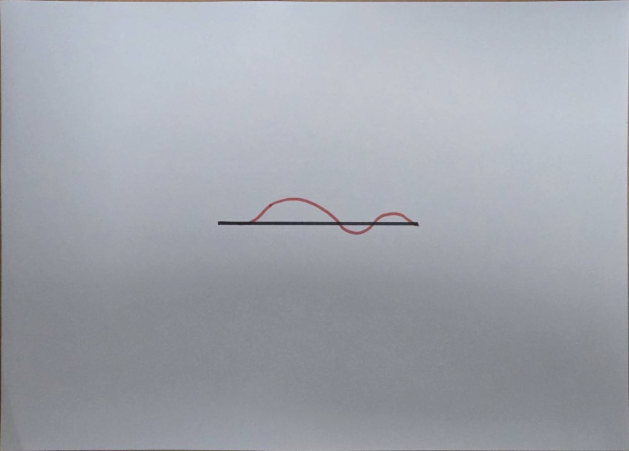
#> input picture One_parallel/new/new3.jpg, 1258 x 902 px (shown at 1/2 size)
$ python -i final.py   (imports and definitions only)
#> lines starting #> are read from the running program, lines starting #| are printed output that depends on the picture; after the words box and inside, x2 and y2 are one past the last pixel; in counts of white or black regions, pixels touching at a corner belong together
#> further down, picture is the input picture: shape (902, 1258, 3); mean B, G, R 172.6, 164.6, 160.8
# analyze_main.py
import cv2
import numpy as np
import json
import glob
import os

CROP_FOLDER = "new"
PXCM_JSON   = "px_cm.json"   # 單一比例檔，內容：{"pixel_per_cm": 40.47...}
SHOW_SCALE = 0.7
MARGIN = 40

def show(title, img, scale=SHOW_SCALE):
    h, w = img.shape[:2]
    cv2.imshow(title, cv2.resize(img, (int(w*scale), int(h*scale))))

# [19 lines left out: function preprocess_blackhat, not called in this run]

def extract_trace_mask(img_bgr):
    hsv = cv2.cvtColor(img_bgr, cv2.COLOR_BGR2HSV)
#> hsv: shape (902, 1258, 3); mean H, S, V 109.9, 18.2, 172.9
    lower1 = np.array([0, 25, 20]);   upper1 = np.array([15, 255, 255])
    lower2 = np.array([165, 25, 20]); upper2 = np.array([180, 255, 255])
    mask_hsv = cv2.bitwise_or(cv2.inRange(hsv, lower1, upper1),
                              cv2.inRange(hsv, lower2, upper2))
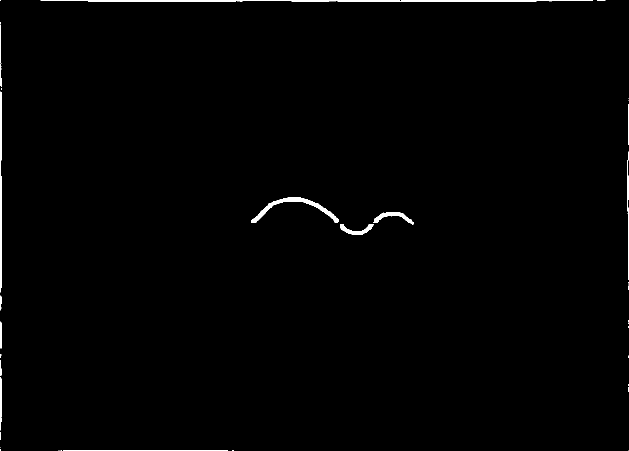
#> mask_hsv: shape (902, 1258) (shown at 1/2 size); 0.81% white; 40 white regions (27 under 20 px), largest, box (x1, y1, x2, y2) and area: (81, 0, 1186, 4) 3058, (502, 394, 678, 446) 1576, (0, 183, 4, 585) 1171

    b, g, r = cv2.split(img_bgr)
    r16, g16, b16 = r.astype(np.int16), g.astype(np.int16), b.astype(np.int16)
    dom = (r16 - g16 > 18) & (r16 - b16 > 18) & (r > 45)
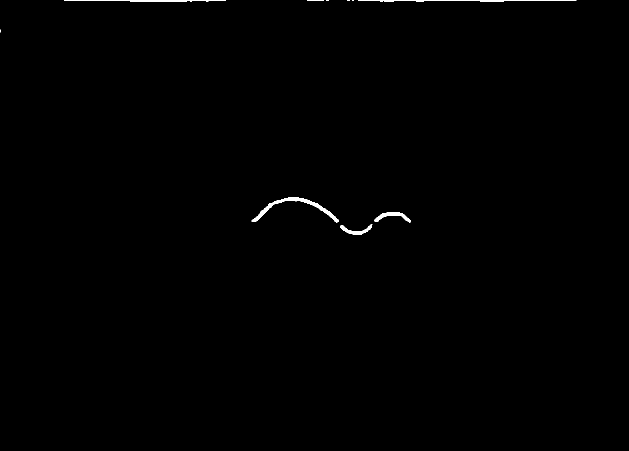
#> dom: shape (902, 1258) bool (shown at 1/2 size); 0.35% white; 10 white regions (4 under 20 px), largest, box (x1, y1, x2, y2) and area: (503, 395, 677, 445) 1337, (716, 0, 1153, 3) 864, (128, 0, 452, 3) 752, (749, 424, 822, 445) 543, (681, 449, 745, 469) 436, (614, 0, 648, 2) 45
    mask_dom = (dom.astype(np.uint8) * 255)

    ycrcb = cv2.cvtColor(img_bgr, cv2.COLOR_BGR2YCrCb)
#> ycrcb: shape (902, 1258, 3); mean of channels 0, 1, 2 164.4, 125.5, 132.6
    Cr = ycrcb[:, :, 1]
    mask_cr = (Cr > 135).astype(np.uint8) * 255
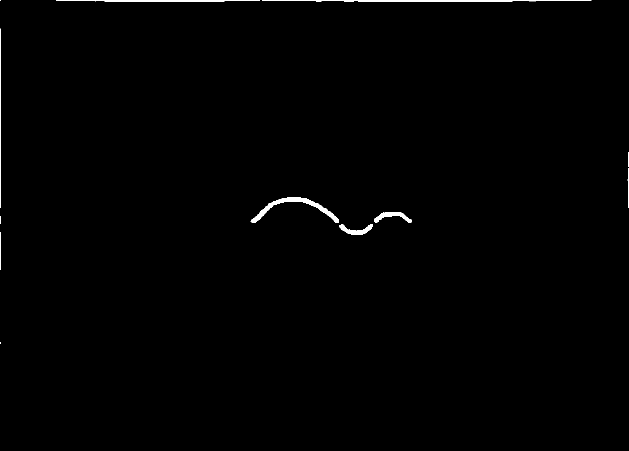
#> mask_cr: shape (902, 1258) (shown at 1/2 size); 0.58% white; 12 white regions (3 under 20 px), largest, box (x1, y1, x2, y2) and area: (501, 394, 678, 446) 1692, (524, 0, 1183, 4) 1677, (112, 0, 520, 4) 1071

    trace = cv2.bitwise_or(mask_hsv, mask_dom)
#> trace: shape (902, 1258); 0.81% white; 40 white regions (27 under 20 px), largest, box (x1, y1, x2, y2) and area: (81, 0, 1186, 4) 3086, (502, 394, 678, 446) 1576, (0, 183, 4, 585) 1171
    trace = cv2.bitwise_or(trace, mask_cr)
#> trace: shape (902, 1258); 0.84% white; 39 white regions (27 under 20 px), largest, box (x1, y1, x2, y2) and area: (81, 0, 1186, 4) 3128, (501, 394, 678, 446) 1698, (0, 49, 4, 585) 1442
    trace = cv2.morphologyEx(trace, cv2.MORPH_CLOSE, np.ones((9,3), np.uint8), 1)
#> trace: shape (902, 1258); 0.86% white; 18 white regions (8 under 20 px), largest, box (x1, y1, x2, y2) and area: (81, 0, 1186, 4) 3169, (501, 394, 678, 446) 1700, (0, 44, 4, 621) 1575
    trace = cv2.morphologyEx(trace, cv2.MORPH_OPEN,  np.ones((3,3), np.uint8), 1)
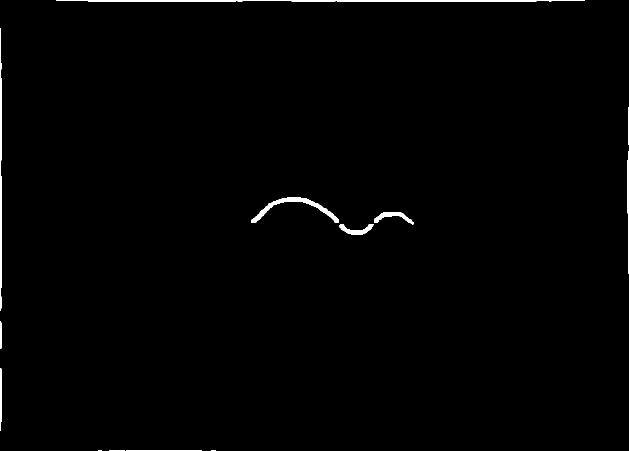
#> trace: shape (902, 1258) (shown at 1/2 size); 0.82% white; 13 white regions (1 under 20 px), largest, box (x1, y1, x2, y2) and area: (112, 0, 1170, 4) 3118, (502, 394, 678, 446) 1699, (0, 57, 4, 621) 1562
    trace = cv2.dilate(trace, np.ones((3,3), np.uint8), 1)
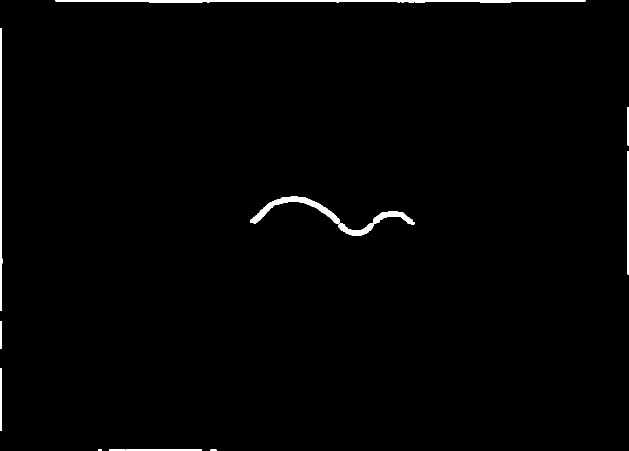
#> trace: shape (902, 1258) (shown at 1/2 size); 1.1% white; 12 white regions, largest, box (x1, y1, x2, y2) and area: (111, 0, 1171, 5) 4208, (501, 393, 679, 447) 2245, (0, 56, 5, 622) 2142
    return trace

# [308 lines left out: functions fallback_baseline_from_projection, find_baseline_and_show_all, main, not called in this run]


# [2 lines not run here, left out]

>>> import cv2
>>> picture = cv2.imread('new/new3.jpg')
>>> result = extract_trace_mask(picture)

$ run again, on One_parallel/images/3.jpg
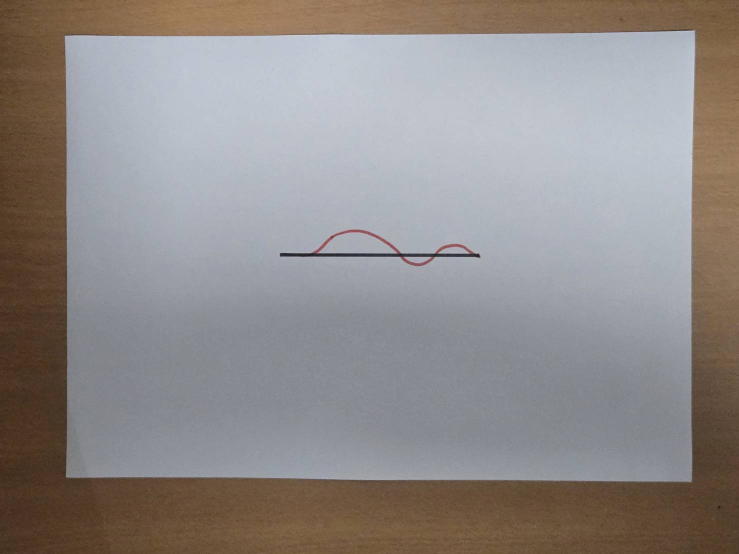
#> input picture One_parallel/images/3.jpg, 1477 x 1108 px (shown at 1/2 size)
#> picture is the input picture: shape (1108, 1477, 3); mean B, G, R 137.5, 139.2, 144.4
#> hsv: shape (1108, 1477, 3); mean H, S, V 79.8, 48.6, 152.7
#> in extract_trace_mask, `mask_hsv = cv2.bitwise_or(cv2.inRange(hsv, lower1, upper1), cv2.inRang..`:
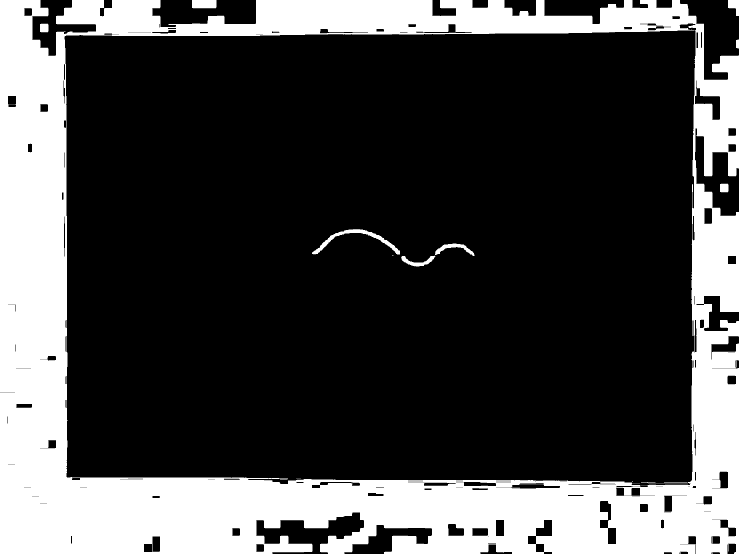
#> mask_hsv: shape (1108, 1477) (shown at 1/2 size); 27.3% white; 93 white regions (83 under 20 px), largest, box (x1, y1, x2, y2) and area: (0, 0, 1477, 1108) 442635, (624, 458, 800, 509) 1489, (384, 0, 433, 17) 806
#> dom: shape (1108, 1477) bool; 30.5% white; 47 white regions (43 under 20 px), largest, box (x1, y1, x2, y2) and area: (0, 0, 1477, 1108) 497367, (626, 459, 800, 508) 1283, (872, 488, 945, 508) 525, (803, 512, 868, 532) 435
#> ycrcb: shape (1108, 1477, 3); mean of channels 0, 1, 2 140.6, 130.8, 126.2
#> mask_cr: shape (1108, 1477); 31.7% white; 4 white regions, box (x1, y1, x2, y2) and area: (0, 0, 1477, 1108) 516371, (624, 458, 801, 509) 1612, (871, 487, 946, 509) 634, (801, 512, 869, 533) 585
#> in extract_trace_mask, `trace = cv2.dilate(trace, np.ones((3,3), np.uint8), 1)`:
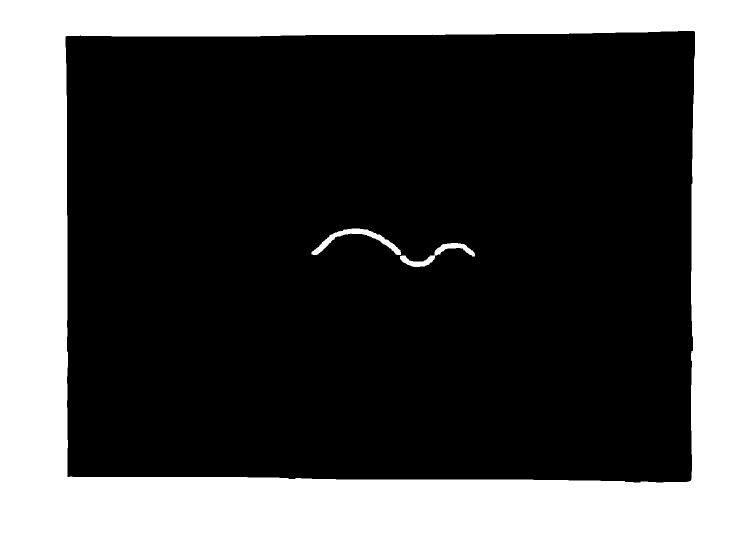
#> trace: shape (1108, 1477) (shown at 1/2 size); 32.4% white; 3 white regions, box (x1, y1, x2, y2) and area: (0, 0, 1477, 1108) 526112, (623, 457, 802, 510) 2167, (800, 486, 950, 534) 1716
